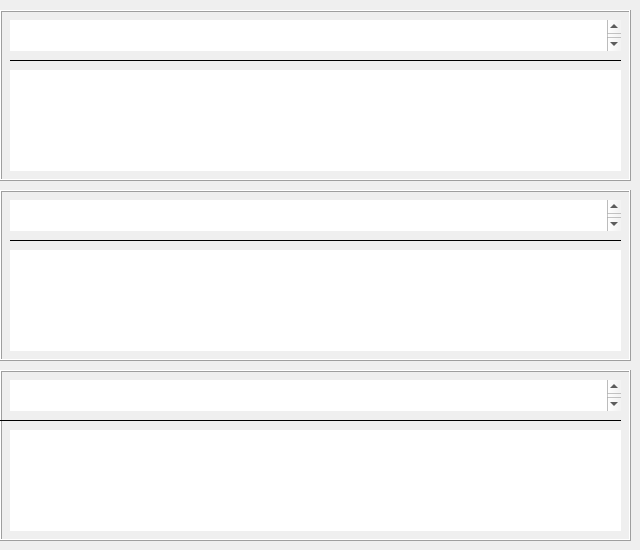
      <widget class="QWidget" name="page_3">
       <widget class="QFrame" name="frame_7">
        <property name="geometry">
         <rect>
          <x>0</x>
          <y>10</y>
          <width>631</width>
          <height>171</height>
         </rect>
        </property>
        <property name="frameShape">
         <enum>QFrame::Box</enum>
        </property>
        <property name="frameShadow">
         <enum>QFrame::Raised</enum>
        </property>
        <widget class="QTextEdit" name="textEdit_7">
         <property name="geometry">
          <rect>
           <x>10</x>
           <y>60</y>
           <width>611</width>
           <height>101</height>
          </rect>
         </property>
         <property name="font">
          <font>
           <family>08SeoulNamsan</family>
           <pointsize>12</pointsize>
           <weight>50</weight>
           <italic>false</italic>
           <bold>false</bold>
           <underline>false</underline>
           <strikeout>false</strikeout>
           <stylestrategy>PreferDefault</stylestrategy>
           <kerning>true</kerning>
          </font>
         </property>
         <property name="frameShape">
          <enum>QFrame::NoFrame</enum>
         </property>
         <property name="readOnly">
          <bool>true</bool>
         </property>
         <property name="html">
          <string>&lt;!DOCTYPE HTML PUBLIC &quot;-//W3C//DTD HTML 4.0//EN&quot; &quot;http://www.w3.org/TR/REC-html40/strict.dtd&quot;&gt;
&lt;html&gt;&lt;head&gt;&lt;meta name=&quot;qrichtext&quot; content=&quot;1&quot; /&gt;&lt;style type=&quot;text/css&quot;&gt;
p, li { white-space: pre-wrap; }
&lt;/style&gt;&lt;/head&gt;&lt;body style=&quot; font-family:'08SeoulNamsan'; font-size:12pt; font-weight:400; font-style:normal;&quot;&gt;
&lt;p style=&quot;-qt-paragraph-type:empty; margin-top:0px; margin-bottom:0px; margin-left:0px; margin-right:0px; -qt-block-indent:0; text-indent:0px; font-size:14pt;&quot;&gt;&lt;br /&gt;&lt;/p&gt;&lt;/body&gt;&lt;/html&gt;</string>
         </property>
        </widget>
        <widget class="QTextBrowser" name="textBrowser_7">
         <property name="geometry">
          <rect>
           <x>10</x>
           <y>10</y>
           <width>611</width>
           <height>31</height>
          </rect>
         </property>
         <property name="font">
          <font>
           <family>08SeoulNamsan</family>
           <pointsize>12</pointsize>
           <weight>50</weight>
           <italic>false</italic>
           <bold>false</bold>
           <underline>false</underline>
           <strikeout>false</strikeout>
           <stylestrategy>PreferDefault</stylestrategy>
           <kerning>true</kerning>
          </font>
         </property>
         <property name="frameShape">
          <enum>QFrame::NoFrame</enum>
         </property>
         <property name="html">
          <string>&lt;!DOCTYPE HTML PUBLIC &quot;-//W3C//DTD HTML 4.0//EN&quot; &quot;http://www.w3.org/TR/REC-html40/strict.dtd&quot;&gt;
&lt;html&gt;&lt;head&gt;&lt;meta name=&quot;qrichtext&quot; content=&quot;1&quot; /&gt;&lt;style type=&quot;text/css&quot;&gt;
p, li { white-space: pre-wrap; }
&lt;/style&gt;&lt;/head&gt;&lt;body style=&quot; font-family:'08SeoulNamsan'; font-size:12pt; font-weight:400; font-style:normal;&quot;&gt;
&lt;p style=&quot;-qt-paragraph-type:empty; margin-top:0px; margin-bottom:0px; margin-left:0px; margin-right:0px; -qt-block-indent:0; text-indent:0px; font-size:14pt;&quot;&gt;&lt;br /&gt;&lt;/p&gt;&lt;/body&gt;&lt;/html&gt;</string>
         </property>
        </widget>
        <widget class="QLabel" name="label_91">
         <property name="geometry">
          <rect>
           <x>10</x>
           <y>40</y>
           <width>611</width>
           <height>20</height>
          </rect>
         </property>
         <property name="frameShape">
          <enum>QFrame::HLine</enum>
         </property>
         <property name="text">
          <string/>
         </property>
        </widget>
       </widget>
       <widget class="QFrame" name="frame_8">
        <property name="geometry">
         <rect>
          <x>0</x>
          <y>190</y>
          <width>631</width>
          <height>171</height>
         </rect>
        </property>
        <property name="frameShape">
         <enum>QFrame::Box</enum>
        </property>
        <property name="frameShadow">
         <enum>QFrame::Raised</enum>
        </property>
        <widget class="QTextEdit" name="textEdit_8">
         <property name="geometry">
          <rect>
           <x>10</x>
           <y>60</y>
           <width>611</width>
           <height>101</height>
          </rect>
         </property>
         <property name="font">
          <font>
           <family>08SeoulNamsan</family>
           <pointsize>12</pointsize>
           <weight>50</weight>
           <italic>false</italic>
           <bold>false</bold>
           <underline>false</underline>
           <strikeout>false</strikeout>
           <stylestrategy>PreferDefault</stylestrategy>
           <kerning>true</kerning>
          </font>
         </property>
         <property name="frameShape">
          <enum>QFrame::NoFrame</enum>
         </property>
         <property name="readOnly">
          <bool>true</bool>
         </property>
         <property name="html">
          <string>&lt;!DOCTYPE HTML PUBLIC &quot;-//W3C//DTD HTML 4.0//EN&quot; &quot;http://www.w3.org/TR/REC-html40/strict.dtd&quot;&gt;
&lt;html&gt;&lt;head&gt;&lt;meta name=&quot;qrichtext&quot; content=&quot;1&quot; /&gt;&lt;style type=&quot;text/css&quot;&gt;
p, li { white-space: pre-wrap; }
&lt;/style&gt;&lt;/head&gt;&lt;body style=&quot; font-family:'08SeoulNamsan'; font-size:12pt; font-weight:400; font-style:normal;&quot;&gt;
&lt;p style=&quot;-qt-paragraph-type:empty; margin-top:0px; margin-bottom:0px; margin-left:0px; margin-right:0px; -qt-block-indent:0; text-indent:0px; font-size:14pt;&quot;&gt;&lt;br /&gt;&lt;/p&gt;&lt;/body&gt;&lt;/html&gt;</string>
         </property>
        </widget>
        <widget class="QTextBrowser" name="textBrowser_8">
         <property name="geometry">
          <rect>
           <x>10</x>
           <y>10</y>
           <width>611</width>
           <height>31</height>
          </rect>
         </property>
         <property name="font">
          <font>
           <family>08SeoulNamsan</family>
           <pointsize>12</pointsize>
           <weight>50</weight>
           <italic>false</italic>
           <bold>false</bold>
           <underline>false</underline>
           <strikeout>false</strikeout>
           <stylestrategy>PreferDefault</stylestrategy>
           <kerning>true</kerning>
          </font>
         </property>
         <property name="frameShape">
          <enum>QFrame::NoFrame</enum>
         </property>
         <property name="html">
          <string>&lt;!DOCTYPE HTML PUBLIC &quot;-//W3C//DTD HTML 4.0//EN&quot; &quot;http://www.w3.org/TR/REC-html40/strict.dtd&quot;&gt;
&lt;html&gt;&lt;head&gt;&lt;meta name=&quot;qrichtext&quot; content=&quot;1&quot; /&gt;&lt;style type=&quot;text/css&quot;&gt;
p, li { white-space: pre-wrap; }
&lt;/style&gt;&lt;/head&gt;&lt;body style=&quot; font-family:'08SeoulNamsan'; font-size:12pt; font-weight:400; font-style:normal;&quot;&gt;
&lt;p style=&quot;-qt-paragraph-type:empty; margin-top:0px; margin-bottom:0px; margin-left:0px; margin-right:0px; -qt-block-indent:0; text-indent:0px; font-size:14pt;&quot;&gt;&lt;br /&gt;&lt;/p&gt;&lt;/body&gt;&lt;/html&gt;</string>
         </property>
        </widget>
        <widget class="QLabel" name="label_94">
         <property name="geometry">
          <rect>
           <x>10</x>
           <y>40</y>
           <width>611</width>
           <height>20</height>
          </rect>
         </property>
         <property name="frameShape">
          <enum>QFrame::HLine</enum>
         </property>
         <property name="text">
          <string/>
         </property>
        </widget>
       </widget>
       <widget class="QFrame" name="frame_9">
        <property name="geometry">
         <rect>
          <x>0</x>
          <y>370</y>
          <width>631</width>
          <height>171</height>
         </rect>
        </property>
        <property name="frameShape">
         <enum>QFrame::Box</enum>
        </property>
        <property name="frameShadow">
         <enum>QFrame::Raised</enum>
        </property>
        <widget class="QTextEdit" name="textEdit_9">
         <property name="geometry">
          <rect>
           <x>10</x>
           <y>60</y>
           <width>611</width>
           <height>101</height>
          </rect>
         </property>
         <property name="font">
          <font>
           <family>08SeoulNamsan</family>
           <pointsize>12</pointsize>
           <weight>50</weight>
           <italic>false</italic>
           <bold>false</bold>
           <underline>false</underline>
           <strikeout>false</strikeout>
           <stylestrategy>PreferDefault</stylestrategy>
           <kerning>true</kerning>
          </font>
         </property>
         <property name="frameShape">
          <enum>QFrame::NoFrame</enum>
         </property>
         <property name="readOnly">
          <bool>true</bool>
         </property>
         <property name="html">
          <string>&lt;!DOCTYPE HTML PUBLIC &quot;-//W3C//DTD HTML 4.0//EN&quot; &quot;http://www.w3.org/TR/REC-html40/strict.dtd&quot;&gt;
&lt;html&gt;&lt;head&gt;&lt;meta name=&quot;qrichtext&quot; content=&quot;1&quot; /&gt;&lt;style type=&quot;text/css&quot;&gt;
p, li { white-space: pre-wrap; }
&lt;/style&gt;&lt;/head&gt;&lt;body style=&quot; font-family:'08SeoulNamsan'; font-size:12pt; font-weight:400; font-style:normal;&quot;&gt;
&lt;p style=&quot;-qt-paragraph-type:empty; margin-top:0px; margin-bottom:0px; margin-left:0px; margin-right:0px; -qt-block-indent:0; text-indent:0px; font-size:14pt;&quot;&gt;&lt;br /&gt;&lt;/p&gt;&lt;/body&gt;&lt;/html&gt;</string>
         </property>
        </widget>
        <widget class="QTextBrowser" name="textBrowser_9">
         <property name="geometry">
          <rect>
           <x>10</x>
           <y>10</y>
           <width>611</width>
           <height>31</height>
          </rect>
         </property>
         <property name="font">
          <font>
           <family>08SeoulNamsan</family>
           <pointsize>12</pointsize>
           <weight>50</weight>
           <italic>false</italic>
           <bold>false</bold>
           <underline>false</underline>
           <strikeout>false</strikeout>
           <stylestrategy>PreferDefault</stylestrategy>
           <kerning>true</kerning>
          </font>
         </property>
         <property name="frameShape">
          <enum>QFrame::NoFrame</enum>
         </property>
         <property name="html">
          <string>&lt;!DOCTYPE HTML PUBLIC &quot;-//W3C//DTD HTML 4.0//EN&quot; &quot;http://www.w3.org/TR/REC-html40/strict.dtd&quot;&gt;
&lt;html&gt;&lt;head&gt;&lt;meta name=&quot;qrichtext&quot; content=&quot;1&quot; /&gt;&lt;style type=&quot;text/css&quot;&gt;
p, li { white-space: pre-wrap; }
&lt;/style&gt;&lt;/head&gt;&lt;body style=&quot; font-family:'08SeoulNamsan'; font-size:12pt; font-weight:400; font-style:normal;&quot;&gt;
&lt;p style=&quot;-qt-paragraph-type:empty; margin-top:0px; margin-bottom:0px; margin-left:0px; margin-right:0px; -qt-block-indent:0; text-indent:0px; font-size:14pt;&quot;&gt;&lt;br /&gt;&lt;/p&gt;&lt;/body&gt;&lt;/html&gt;</string>
         </property>
        </widget>
        <widget class="QLabel" name="label_102">
         <property name="geometry">
          <rect>
           <x>0</x>
           <y>40</y>
           <width>621</width>
           <height>20</height>
          </rect>
         </property>
         <property name="frameShape">
          <enum>QFrame::HLine</enum>
         </property>
         <property name="text">
          <string/>
         </property>
        </widget>
       </widget>
      </widget>
